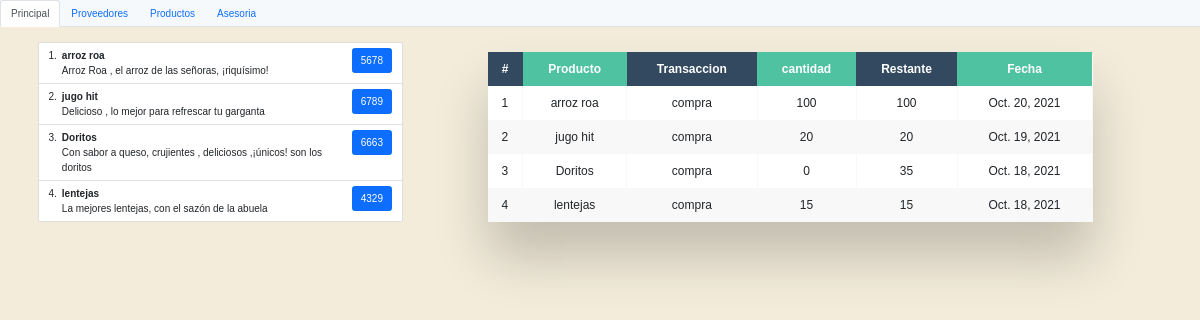
/transacciones/, run on the app's committed database.
### aplicaciones/models.py (models this page shows, shortened)
class producto (models.Model):
    codigoPrd = models.CharField(primary_key=True,max_length=4)
    nombre = models.CharField(max_length=30)
    categoria= models.CharField(max_length=50)
    descripcion=models.CharField(max_length=150,default="" )
    cantidadA = models.IntegerField(default=0)
    tipodeTransaccion= models.CharField(max_length=10,default="")
    fecha = models.DateField(default=timezone.now)
    cantidadB= models.IntegerField(default=0)
    nombreP= models.CharField(max_length=30, default="...")
    class Meta:
        ordering= ['-fecha']

### aplicaciones/views.py (the view)
# urls.py: path('transacciones/',views.transacciones),
def transacciones (request):
    listadoProductos = producto.objects.all()
    return render (request,"transacciones.html",{"productos": listadoProductos})

### aplicaciones/templates/transacciones.html (shortened to what this page needs)
{% extends "./base.html" %}
{% block body %}
<ul class="nav nav-tabs" style="background-color: #f6f9fc;">
  <li class="nav-item">
    <a class="nav-link active" aria-current="page" href="volverini/">Principal</a>
  </li>
  <li class="nav-item">
    <a class="nav-link" href="irProveedores/">Proveedores</a>
  </li>
  <li class="nav-item">
    <a class="nav-link" href="irProductos/">Productos</a>
  </li>
  <li class="nav-item">
    <a class="nav-link ">Asesoria</a>
  </li>
</ul>
<div class="container py-4">
    <div class="row" >
        <div class= "col-sm-12 col-md-6 col-lg-4 col-xl-4">
            <ol class="list-group list-group-numbered" >
                {% for c in productos %}
                    <li class="list-group-item d-flex justify-content-between align-items-start" >
                    <div class="ms-2 me-auto" >
                        <div class="fw-bold">{{c.nombre}}</div>
                        {{c.descripcion}}
                    </div>
                    <a href="creartransaccion/{{c.codigoPrd}}"  class="btn btn-primary " >{{c.codigoPrd}}</a>
                    </li>
                {% endfor %}
            </ol>
        </div>
        <div class= "col-sm-12 col-md-6 col-lg-8 col-xl-8">
            <div class="table-wrapper">
                <table class="fl-table">
                    <thead>
                    <tr>
                        <th>#</th>
                        <th>Producto</th>
                        <th>Transaccion</th>
                        <th>cantidad</th>
                        <th>Restante</th>
                        <th>Fecha</th>
                    </thead>
                    <tbody>
                        {% for c in productos %}
                            <tr>
                                <td>{{forloop.counter}}</td>
                                <td>{{c.nombre}}</td>
                                <td>{{c.tipodeTransaccion}}</td>
                                <td>{{c.cantidadB}}</td>
                                <td>{{c.cantidadA}}</td>
                                <td>{{c.fecha}}</td>
                            </tr>
                        {% endfor %}
                </table>
            </div>
        </div>
    </div>
</div>
{% endblock %}

### aplicaciones/static/css/gestionProveedore.css (style rules this page uses)
th, td { text-align: center; vertical-align: middle; }

### aplicaciones/static/css/principal.css (style rules this page uses)
*, *::after, *::before { box-sizing: inherit; margin: 0; padding: 0; }
html { font-size: 62.5%; }
body { box-sizing: border-box; font-family: 'Open Sans', sans-serif; position: relative; }

### aplicaciones/static/css/transac.css (style rules this page uses)
* { box-sizing: border-box; -webkit-box-sizing: border-box; -moz-box-sizing: border-box; }
body { font-family: Helvetica; -webkit-font-smoothing: antialiased; background: rgba( 71, 147, 227, 1); }
.table-wrapper { margin: 10px 70px 70px; box-shadow: 0px 35px 50px rgba( 0, 0, 0, 0.2 ); }
.fl-table { border-radius: 5px; font-size: 12px; font-weight: normal; border: none; border-collapse: collapse; width: 100%; max-width: 100%; white-space: nowrap; background-color: white; }
.fl-table td, .fl-table th { text-align: center; padding: 8px; }
.fl-table td { border-right: 1px solid #f8f8f8; font-size: 12px; }
.fl-table thead th { color: #ffffff; background: #4FC3A1; }
.fl-table thead th:nth-child(odd) { color: #ffffff; background: #324960; }
.fl-table tr:nth-child(even) { background: #F8F8F8; }

### data on the page
producto: nombre "arroz roa", descripcion "Arroz Roa , el arroz de las señoras, ¡riquísimo!", codigoPrd "5678", tipodeTransaccion "compra", cantidadB "100", cantidadA "100", fecha "Oct. 20, 2021"
producto: nombre "jugo hit", descripcion "Delicioso , lo mejor para refrescar tu garganta", codigoPrd "6789", tipodeTransaccion "compra", cantidadB "20", cantidadA "20", fecha "Oct. 19, 2021"
producto: nombre "Doritos", descripcion "Con sabor a queso, crujientes , deliciosos ,¡únicos! son los doritos", codigoPrd "6663", tipodeTransaccion "compra", cantidadB "0", cantidadA "35", fecha "Oct. 18, 2021"
producto: nombre "lentejas", descripcion "La mejores lentejas, con el sazón de la abuela", codigoPrd "4329", tipodeTransaccion "compra", cantidadB "15", cantidadA "15", fecha "Oct. 18, 2021"
